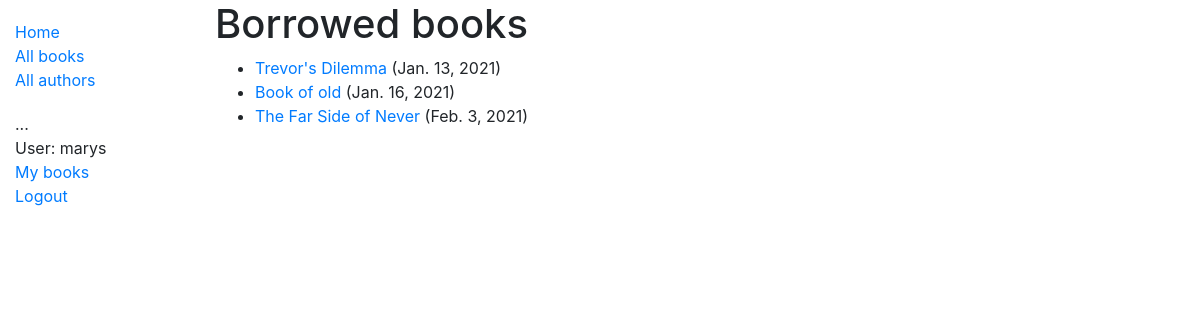
Page /catalog/allbooks/ (signed in) on the committed database.
### catalog/models.py (models this page shows, shortened)
class BookInstance(models.Model):
    id = models.UUIDField(primary_key=True, default=uuid.uuid4, help_text='Unique ID for this particular book across whole library')
    book = models.ForeignKey('Book', on_delete=models.CASCADE)
    imprint = models.CharField(max_length=200)
    due_back = models.DateField(null=True, blank=True)
    borrower = models.ForeignKey(User, on_delete=models.SET_NULL, null=True, blank=True)
    LOAN_STATUS = (
        ('m', 'Maintenance'),
        ('o', 'On loan'),
        ('a', 'Available'),
        ('r', 'Reserved'),
    )
    status = models.CharField(
        max_length=1,
        choices=LOAN_STATUS,
        blank=True,
        default='m',
        help_text='Book availability',
    )
    def is_overdue(self):
        if self.due_back and date.today() > self.due_back:
            return True
        return False
    class Meta:
        ordering = ['due_back']
        permissions = (("can_mark_returned", "Set book as returned"),)

class Book(models.Model):
    title = models.CharField(max_length=200)
    author = models.ForeignKey('Author', on_delete=models.SET_NULL, null=True)
    summary = models.TextField(max_length=1000, help_text='Enter a brief description of the book')
    isbn = models.CharField('ISBN', max_length=13, unique=True,
                             help_text='13 Character <a href="https://www.isbn-international.org/content/what-isbn">ISBN number</a>')
    genre = models.ManyToManyField(Genre, help_text='Select a genre for this book')
    def display_genre(self):
        """Create a string for the Genre. This is required to display genre in Admin."""
        return ', '.join(genre.name for genre in self.genre.all()[:3])
    display_genre.short_description = 'Genre'

### catalog/views.py (the view)
# urls.py: path('allbooks/', views.AllLoanedBooksByUserListView.as_view(), name='all-borrowed'),
class AllLoanedBooksByUserListView(LoginRequiredMixin, generic.ListView):
    model = BookInstance
    template_name ='catalog/bookinstance_list_borrowed_user.html'
    paginate_by = 10
    def get_queryset(self):
        return BookInstance.objects.filter(status__exact='o').order_by('due_back')

### catalog/templates/catalog/bookinstance_list_borrowed_user.html (shortened to what this page needs)
{% extends "base_generic.html" %}
{% block content %}
    <h1>Borrowed books</h1>
    {% if bookinstance_list %}
    <ul>
      {% for bookinst in bookinstance_list %}
      <li class="{% if bookinst.is_overdue %}text-danger{% endif %}">
        <a href="{% url 'book-detail' bookinst.book.pk %}">{{bookinst.book.title}}</a> ({{ bookinst.due_back }})
      </li>
      {% endfor %}
    </ul>
    {% else %}
      <p>There are no books borrowed.</p>
    {% endif %}
{% endblock %}

### catalog/templates/base_generic.html (shortened to what this page needs)
<!DOCTYPE html>
<html lang="en">
<head>
  <link rel="stylesheet" href="https://cdn.jsdelivr.net/npm/bootstrap@4.5.3/dist/css/bootstrap.min.css">
  {% load static %}
  <link rel="stylesheet" href="{% static 'css/styles.css' %}">
</head>
<body>
  <div class="container-fluid">
    <div class="row">
      <div class="col-sm-2">
      {% block sidebar %}
        <ul class="sidebar-nav">
          <li><a href="{% url 'index' %}">Home</a></li>
          <li><a href="{% url 'books' %}">All books</a></li>
          <li><a href="{% url 'authors' %}">All authors</a></li>
        </ul>
        <ul class="sidebar-nav">
          ...
         {% if user.is_authenticated %}
           <li>User: {{ user.get_username }}</li>
           <li><a href="{% url 'my-borrowed' %}">My books</a></li>
           <li><a href="{% url 'logout'%}?next={{request.path}}">Logout</a></li>
         {% else %}
           <li><a href="{% url 'login'%}?next={{request.path}}">Login</a></li>
         {% endif %}
        </ul>
     {% endblock %}
      </div>
      <div class="col-sm-10 ">{% block content %}{% endblock %}
      </div>
    </div>
  </div>
</body>
</html>

### catalog/static/css/styles.css (style rules this page uses)
.sidebar-nav { margin-top: 20px; padding: 0; list-style: none; }

### rows in the picture
BookInstance: book "Trevor's Dilemma", due_back "Jan. 13, 2021"
BookInstance: book "Book of old", due_back "Jan. 16, 2021"
BookInstance: book "The Far Side of Never", due_back "Feb. 3, 2021"

### other values in the picture
{{ user.get_username }} "marys"
